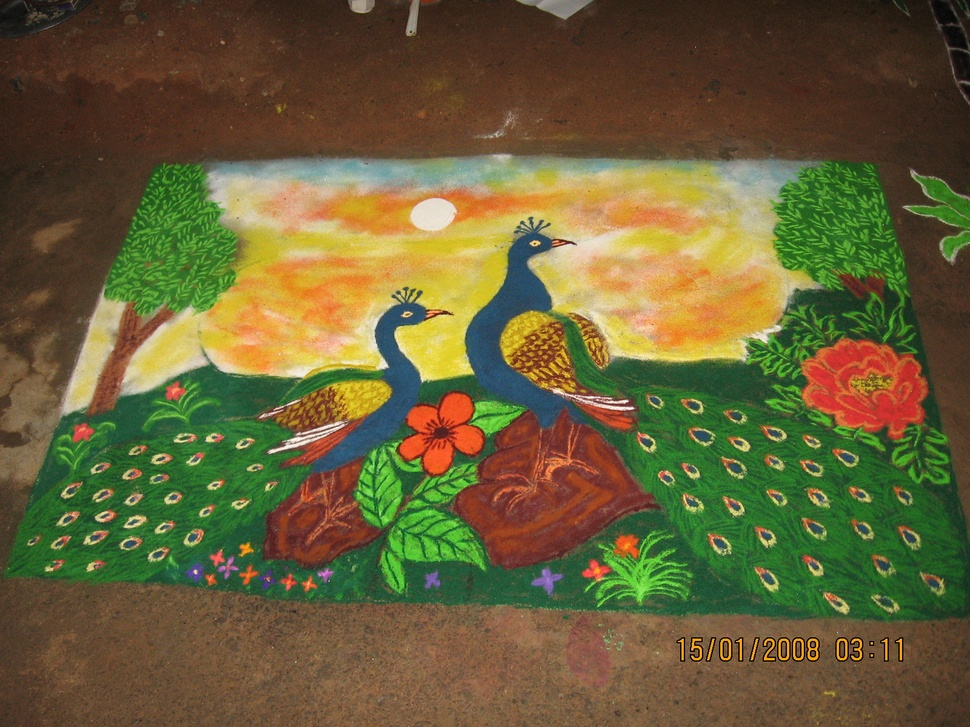
#> input picture real_photos/kolam_aruppukottai_tanandaraj.jpg, 970 x 727 px, shrunk from 1600 x 1200 before the run; its folder holds only this picture in this run
$ python -i image_quality.py   (imports and definitions only)   (older library calls are emulated)
#> lines starting #> are read from the running program, lines starting #| are printed output that depends on the picture; after the words box and inside, x2 and y2 are one past the last pixel; in counts of white or black regions, pixels touching at a corner belong together
### engine/image_io.py
"""Photo/drawing of a kolam -> nx.MultiGraph, in the EXACT node/edge
format graph_io.py already produces from CSVs (integer (x, y) lattice
coordinate node tuples; MultiGraph edges, so genuine double-strand
kambi-kolam lines are preserved with their real multiplicity). Everything
downstream in engine/ (motifs, symmetry, generation, validity) consumes
this with zero changes.

PIPELINE
  preprocess    : grayscale, deskew, binarize -> a clean binary ink mask
  detect_lattice: find dot blobs (they're visually "fatter" than line
                  strokes, even though dot ink and line ink are the same
                  color/intensity -- so this uses a distance-transform +
                  local-maxima approach, not intensity-based blob
                  detection, which fails outright: see session notes),
                  then fit a regular integer lattice to the detected
                  pixel positions
  trace_path    : skeletonize the WHOLE ink mask (dots + lines together,
                  since separating them first would break the exact
                  connectivity info being extracted), remove pixels near
                  each dot ("hub" regions), and use the connected
                  components of what's left to decide which dots are
                  directly joined -- a component touching exactly 2
                  distinct dot-hubs is an edge; touching 1 (or the same
                  hub twice) is a loop-around detour with NO edge, the
                  exact same convention graph_io.py already uses for the
                  CSV half-integer detour points. A dot-pair joined by
                  TWO disjoint stroke components is a genuine double
                  strand -> two parallel MultiGraph edges.
  build_graph   : composes the above into one nx.MultiGraph.

KNOWN SCOPE LIMITATIONS (see PULLI session notes -- stated up front, not
discovered later):
  - preprocess only corrects ROTATION (via minAreaRect on the ink mask),
    not full 4-point projective/keystone correction -- there are no
    fiducial markers to anchor a homography to. The grid-fitting step in
    detect_lattice uses a full 2x2 affine (not just axis-aligned
    rounding), which absorbs mild residual skew on top of that; this
    combination is scoped for "roughly top-down, mild phone-camera
    skew," explicitly not a steep-angle photo.
  - detect_lattice's grid-fit assumes the true lattice spacing is the
    smallest of a short list of candidate divisors of the observed
    nearest-neighbor spacing (1x, sqrt(2)x, 2x, 2*sqrt(2)x) that yields a
    collision-free assignment. This matches every pattern in this
    project's dataset (Chebyshev edge length <=2, see graph_io.py) but is
    not a universal grid-spacing estimator.
"""

from __future__ import annotations

import math

import cv2
import networkx as nx
import numpy as np
from scipy import ndimage as ndi
from scipy.spatial import cKDTree
from skimage.morphology import skeletonize

Point = tuple[int, int]

SPACING_CANDIDATE_DIVISORS = [1.0, math.sqrt(2), 2.0, 2.0 * math.sqrt(2)]

# Fraction of the global max distance-transform value a candidate peak
# must reach to count as a dot. See _detect_dot_pixels' docstring for the
# root-cause diagnosis (session 10, Task B) and the empirical verification
# behind this specific value -- lowered from 0.75 to fix dense-pattern
# (kolam29-scale) recall with zero cost to sparse-pattern accuracy.
THRESHOLD_ABS_FRAC = 0.65


class Preprocessed:
    """Output of preprocess(): a clean, deskewed binary ink mask (255 =
    ink, 0 = background) plus the rotation angle applied, for reference."""

    def __init__(self, binary: np.ndarray, rotation_deg: float):
        self.binary = binary
        self.rotation_deg = rotation_deg


def preprocess(image_path: str) -> Preprocessed:
    """Grayscale, deskew (rotation only -- see module docstring), binarize."""
    img = cv2.imread(image_path)
    if img is None:
        raise FileNotFoundError(f"could not read image: {image_path}")
    gray = cv2.cvtColor(img, cv2.COLOR_BGR2GRAY)

    _, binary = cv2.threshold(gray, 0, 255, cv2.THRESH_BINARY_INV + cv2.THRESH_OTSU)

    ys, xs = np.nonzero(binary)
    if len(xs) < 10:
        return Preprocessed(binary, 0.0)

    pts = np.column_stack([xs, ys]).astype(np.float32)
    (_, _), (_, _), angle = cv2.minAreaRect(pts)
    # minAreaRect's angle is only defined mod 90 degrees; a kolam's
    # diamond-oriented bounding box sits near a multiple of 45 degrees, so
    # correct toward whichever of {0, 45} is closer rather than assuming 0.
    candidates = [0.0, 45.0, -45.0, 90.0, -90.0]
    target = min(candidates, key=lambda c: abs(((angle - c) + 45) % 90 - 45))
    rotation = angle - target

    h, w = binary.shape
    M = cv2.getRotationMatrix2D((w / 2, h / 2), rotation, 1.0)
    deskewed = cv2.warpAffine(binary, M, (w, h), flags=cv2.INTER_NEAREST, borderValue=0)

    return Preprocessed(deskewed, rotation)


class Lattice:
    """Output of detect_lattice(): detected dot pixel positions, their
    fitted integer lattice coordinates, and the estimated dot radius
    (needed by trace_path to size each dot's "hub" capture region)."""

    # [255 lines left out: functions __init__, _detect_dot_pixels, _fit_lattice_coords, detect_lattice, is_traceable, trace_path and 3 more, not called in this run]

### engine/image_quality.py
"""Real-photograph quality/normalization diagnostics -- OBJECTIVE 5 of
the M5 real-photo pipeline: measure what makes a photo hard to recognize
BEFORE handing it to a detector, so a failure can be attributed to "the
photo is low quality" rather than silently blamed on the detector (or
worse, silently ignored).

Pure measurement module: nothing here fabricates a pass/fail verdict --
every field is a real, directly computed statistic. `assess_quality`
returns the numbers; callers (e.g. the real-photo experiment script)
decide what to do with them.

NORMALIZATION: `normalize_for_recognition` reuses engine.image_io.preprocess
UNMODIFIED (rotation-only deskew + Otsu binarization, the same pipeline
every detector already runs against) -- this module does not reimplement
or replace it, only measures the INPUT before that pipeline runs and
saves the intermediate outputs for debugging, per the "keep the original
image untouched, save every transformed intermediate" requirement.
"""

from __future__ import annotations

import os
from dataclasses import asdict, dataclass
from pathlib import Path

import cv2
import numpy as np

from engine.image_io import Preprocessed, preprocess


@dataclass
class ImageQuality:
    path: str
    width: int
    height: int
    aspect_ratio: float
    brightness_mean: float  # grayscale mean, 0-255
    contrast_std: float  # grayscale std, 0-255
    blur_score: float  # variance of Laplacian -- lower = blurrier
    estimated_rotation_deg: float  # from engine.image_io.preprocess's minAreaRect estimate
    background_complexity: float  # Canny edge-pixel fraction, 0-1 -- higher = busier background
    foreground_ink_fraction: float  # fraction of pixels classified as ink by Otsu binarization
    estimated_crop_quality: float  # fraction of the frame the ink bounding box actually occupies, 0-1

    def to_dict(self) -> dict:
        return asdict(self)


def _blur_score(gray: np.ndarray) -> float:
    """Variance of the Laplacian -- a standard, simple focus-quality proxy
    (sharp edges produce high-variance second derivatives; blur smooths
    them out). Not a learned metric, does not require any model/checkpoint."""
    return float(cv2.Laplacian(gray, cv2.CV_64F).var())


def _background_complexity(gray: np.ndarray) -> float:
    """Fraction of pixels flagged as an edge by Canny -- a rough proxy for
    how busy/cluttered the background is (a clean floor/mat has far fewer
    edges than a patterned surface or cluttered scene)."""
    edges = cv2.Canny(gray, 50, 150)
    return float(np.count_nonzero(edges)) / edges.size


def assess_quality(image_path: str) -> ImageQuality:
    """Compute every quality statistic directly from the ORIGINAL image
    (not a detector's internal representation) -- this function never
    calls a detector and never requires a trained checkpoint."""
    img = cv2.imread(image_path)
#> img is the input picture: shape (727, 970, 3); mean B, G, R 55.6, 95.9, 104.3
    if img is None:
        raise FileNotFoundError(f"could not read image: {image_path}")
    h, w = img.shape[:2]
    gray = cv2.cvtColor(img, cv2.COLOR_BGR2GRAY)
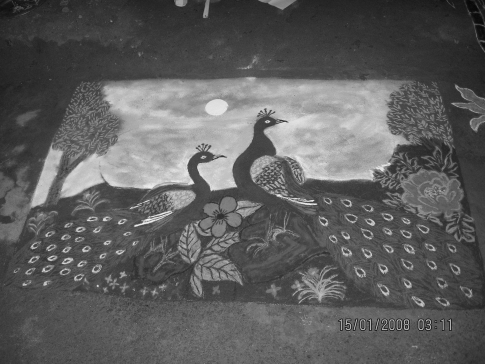
#> gray: shape (727, 970) (shown at 1/2 size); min 4, max 252, mean 93.9

    pre: Preprocessed = preprocess(image_path)
#> in preprocess, `_, binary = cv2.threshold(gray, 0, 255, cv2.THRESH_BINARY_INV + cv2.TH..`:
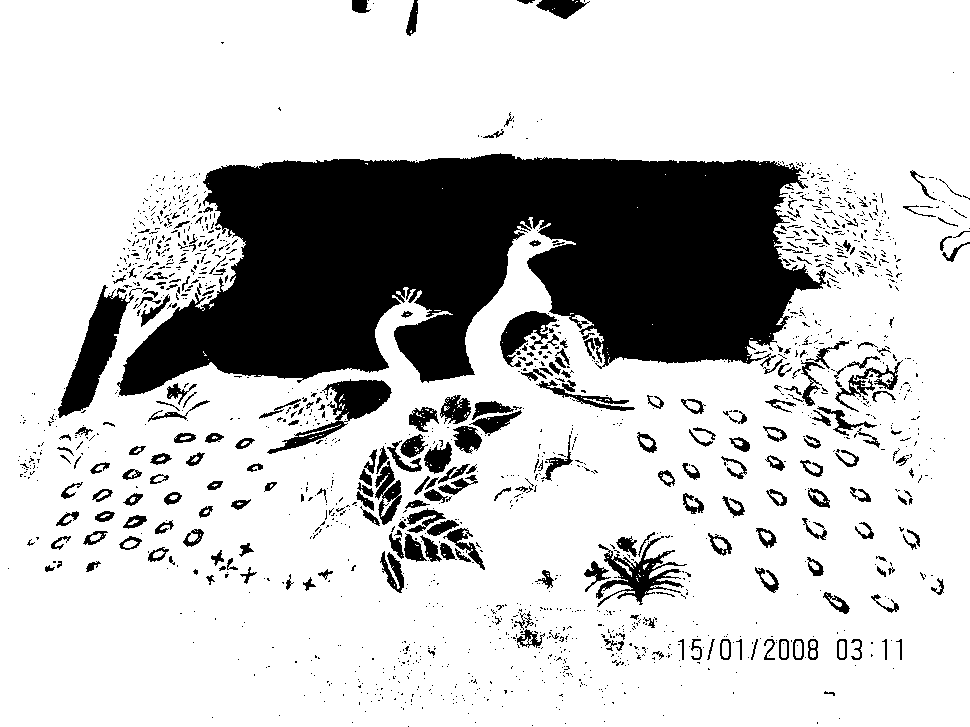
#> binary: shape (727, 970); 78.4% white; 1573 black regions (1316 under 20 px), largest, box (x1, y1, x2, y2) and area: (117, 153, 826, 396) 110245, (58, 285, 134, 418) 3619, (267, 379, 392, 454) 2447
#> in preprocess, `pts = np.column_stack([xs, ys]).astype(np.float32)`: pts = 552640 pairs, first value 0 to 969, second value 0 to 726
#> in preprocess, `(_, _), (_, _), angle = cv2.minAreaRect(pts)`: angle = -90
#> in preprocess, `target = min(candidates, key=lambda c: abs(((angle - c) + 45) % 90 - 4..`: target = 0
#> in preprocess, `rotation = angle - target`: rotation = -90
#> in preprocess, `M = cv2.getRotationMatrix2D((w / 2, h / 2), rotation, 1.0)`: M = [[6.12e-17, -1, 848.5], [1, 6.12e-17, -121.5]]
#> in preprocess, `deskewed = cv2.warpAffine(binary, M, (w, h), flags=cv2.INTER_NEAREST, ..`:
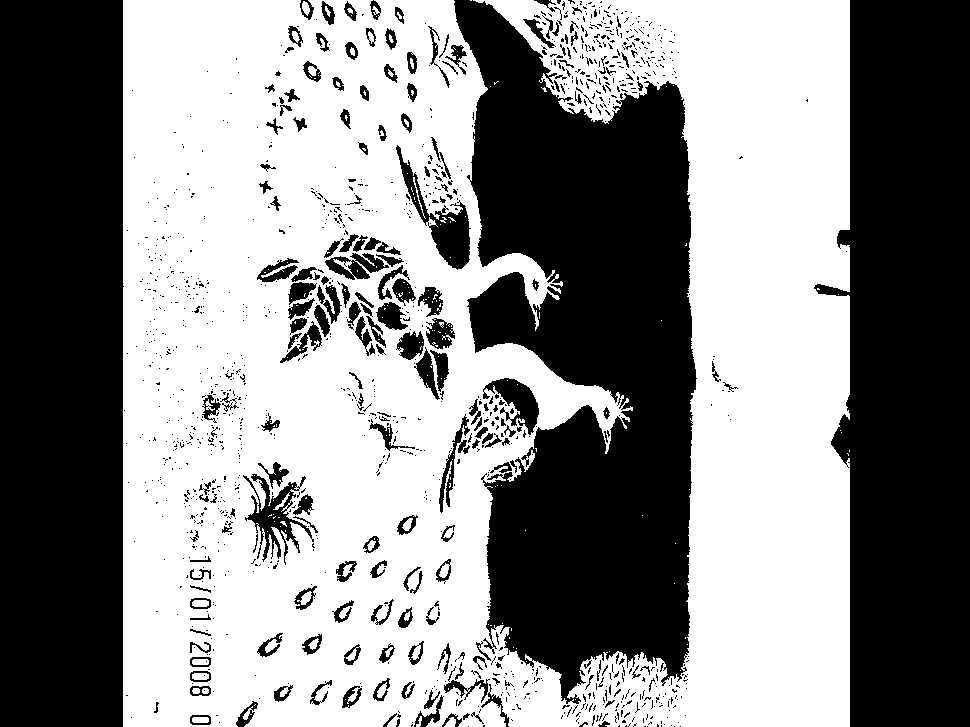
#> deskewed: shape (727, 970); 54.5% white; 1279 black regions (1075 under 20 px), largest, box (x1, y1, x2, y2) and area: (454, 0, 697, 704) 110207, (0, 0, 124, 727) 89422, (814, 0, 970, 727) 88310
#> in __init__, `self.rotation_deg = rotation_deg`: self.rotation_deg = -90
    ink_fraction = float(np.count_nonzero(pre.binary)) / pre.binary.size
#> ink_fraction = 0.545

    ys, xs = np.nonzero(pre.binary)
    if len(xs) >= 2:
        bbox_area = (xs.max() - xs.min() + 1) * (ys.max() - ys.min() + 1)
#> bbox_area = 528529
        crop_quality = float(bbox_area) / (pre.binary.shape[0] * pre.binary.shape[1])
#> crop_quality = 0.749
    else:
        crop_quality = 0.0

    return ImageQuality(
        path=image_path,
        width=w,
        height=h,
        aspect_ratio=w / h if h else 0.0,
        brightness_mean=float(gray.mean()),
        contrast_std=float(gray.std()),
        blur_score=_blur_score(gray),
        estimated_rotation_deg=pre.rotation_deg,
        background_complexity=_background_complexity(gray),
        foreground_ink_fraction=ink_fraction,
        estimated_crop_quality=crop_quality,
    )
#> in _background_complexity, `edges = cv2.Canny(gray, 50, 150)`:
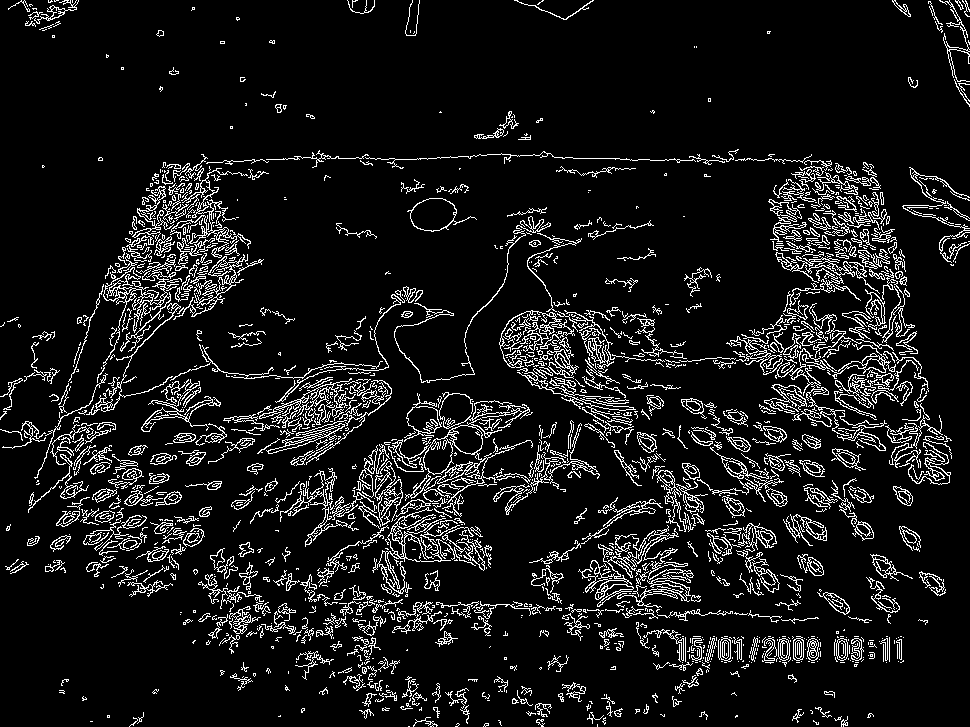
#> edges: shape (727, 970); 9.2% white in thin lines or dots


# [16 lines left out: function normalize_for_recognition, not called in this run]

>>> result = assess_quality('../real_photos/kolam_aruppukottai_tanandaraj.jpg')

$ run again, on real_photos/kolam_attur12_infofarmer.jpg
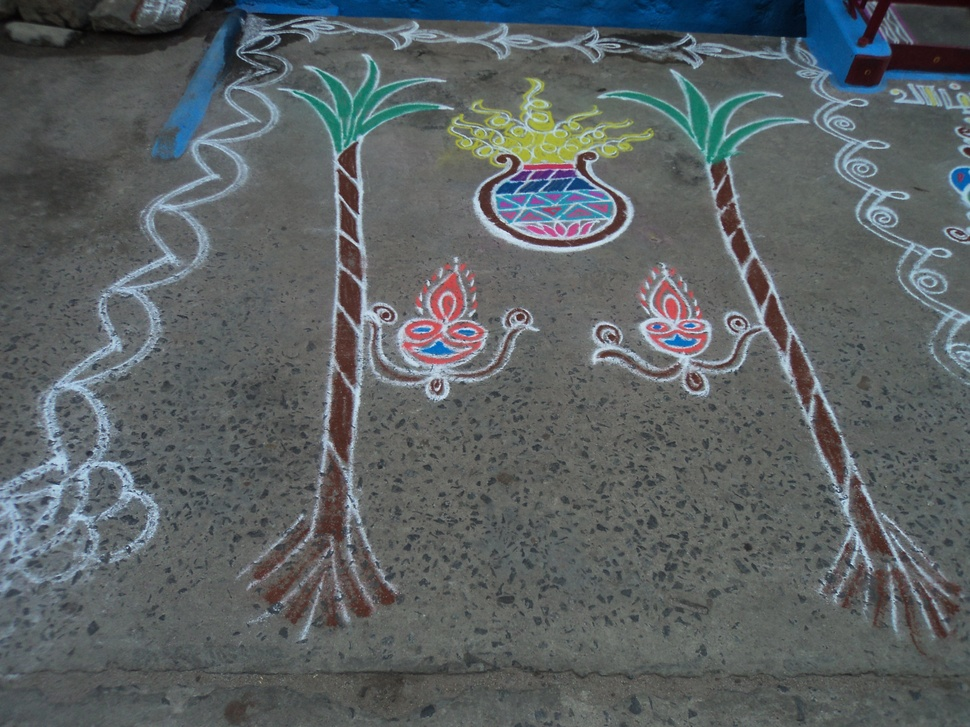
#> input picture real_photos/kolam_attur12_infofarmer.jpg, 970 x 727 px, shrunk from 4000 x 3000 before the run
#> in assess_quality, img is the input picture: shape (727, 970, 3); mean B, G, R 99.6, 98, 92
#> in preprocess, `_, binary = cv2.threshold(gray, 0, 255, cv2.THRESH_BINARY_INV + cv2.TH..`:
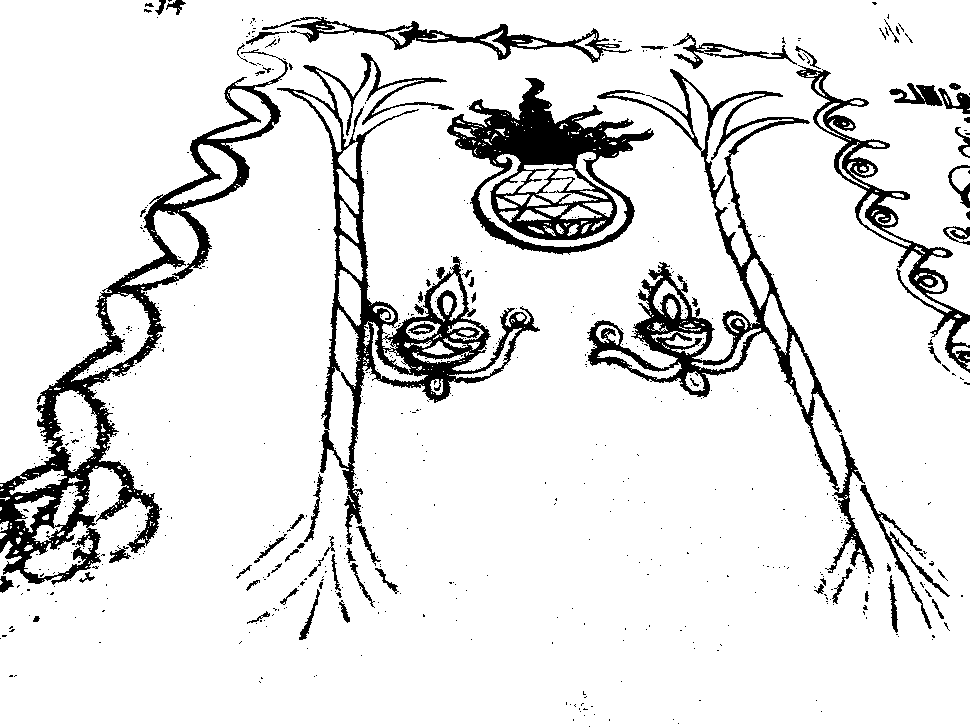
#> binary: shape (727, 970); 89.3% white; 628 black regions (556 under 20 px), largest, box (x1, y1, x2, y2) and area: (0, 49, 288, 585) 17332, (277, 53, 540, 545) 14138, (587, 69, 874, 574) 13589
#> pts = 629387 pairs, first value 0 to 969, second value 0 to 726
#> angle = -90
#> target = 0
#> rotation = -90
#> M = [[6.12e-17, -1, 848.5], [1, 6.12e-17, -121.5]]
#> deskewed: shape (727, 970); 66.9% white; 471 black regions (416 under 20 px), largest, box (x1, y1, x2, y2) and area: (0, 0, 124, 727) 89422, (835, 0, 970, 727) 87436, (305, 155, 797, 418) 14138
#> self.rotation_deg = -90
#> ink_fraction = 0.669
#> bbox_area = 528529
#> crop_quality = 0.749
#> in _background_complexity, `edges = cv2.Canny(gray, 50, 150)`:
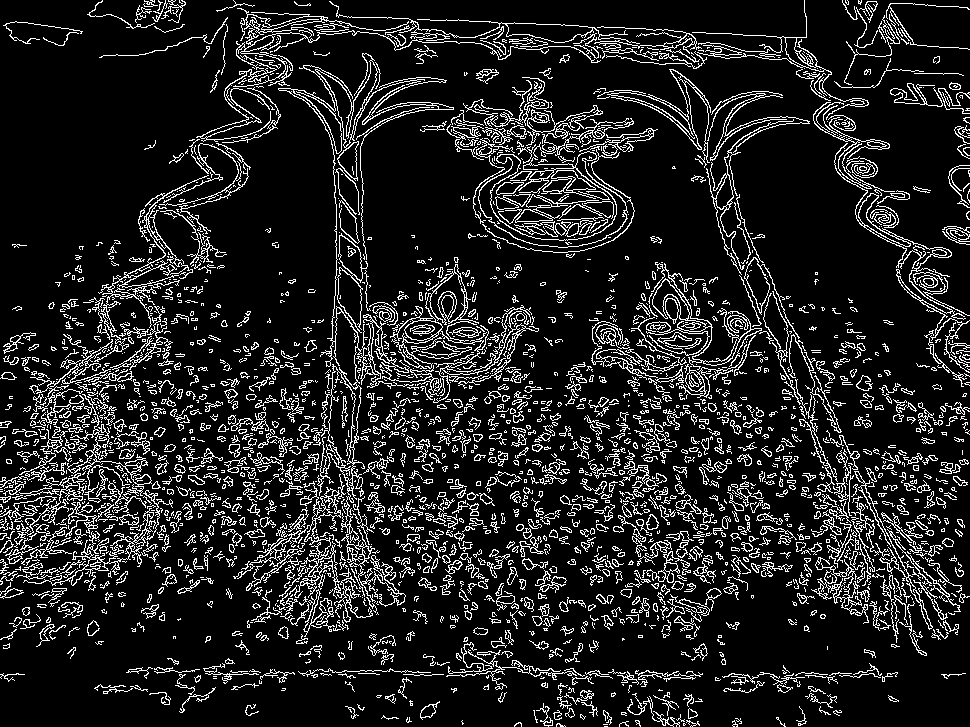
#> edges: shape (727, 970); 13.1% white in thin lines or dots
